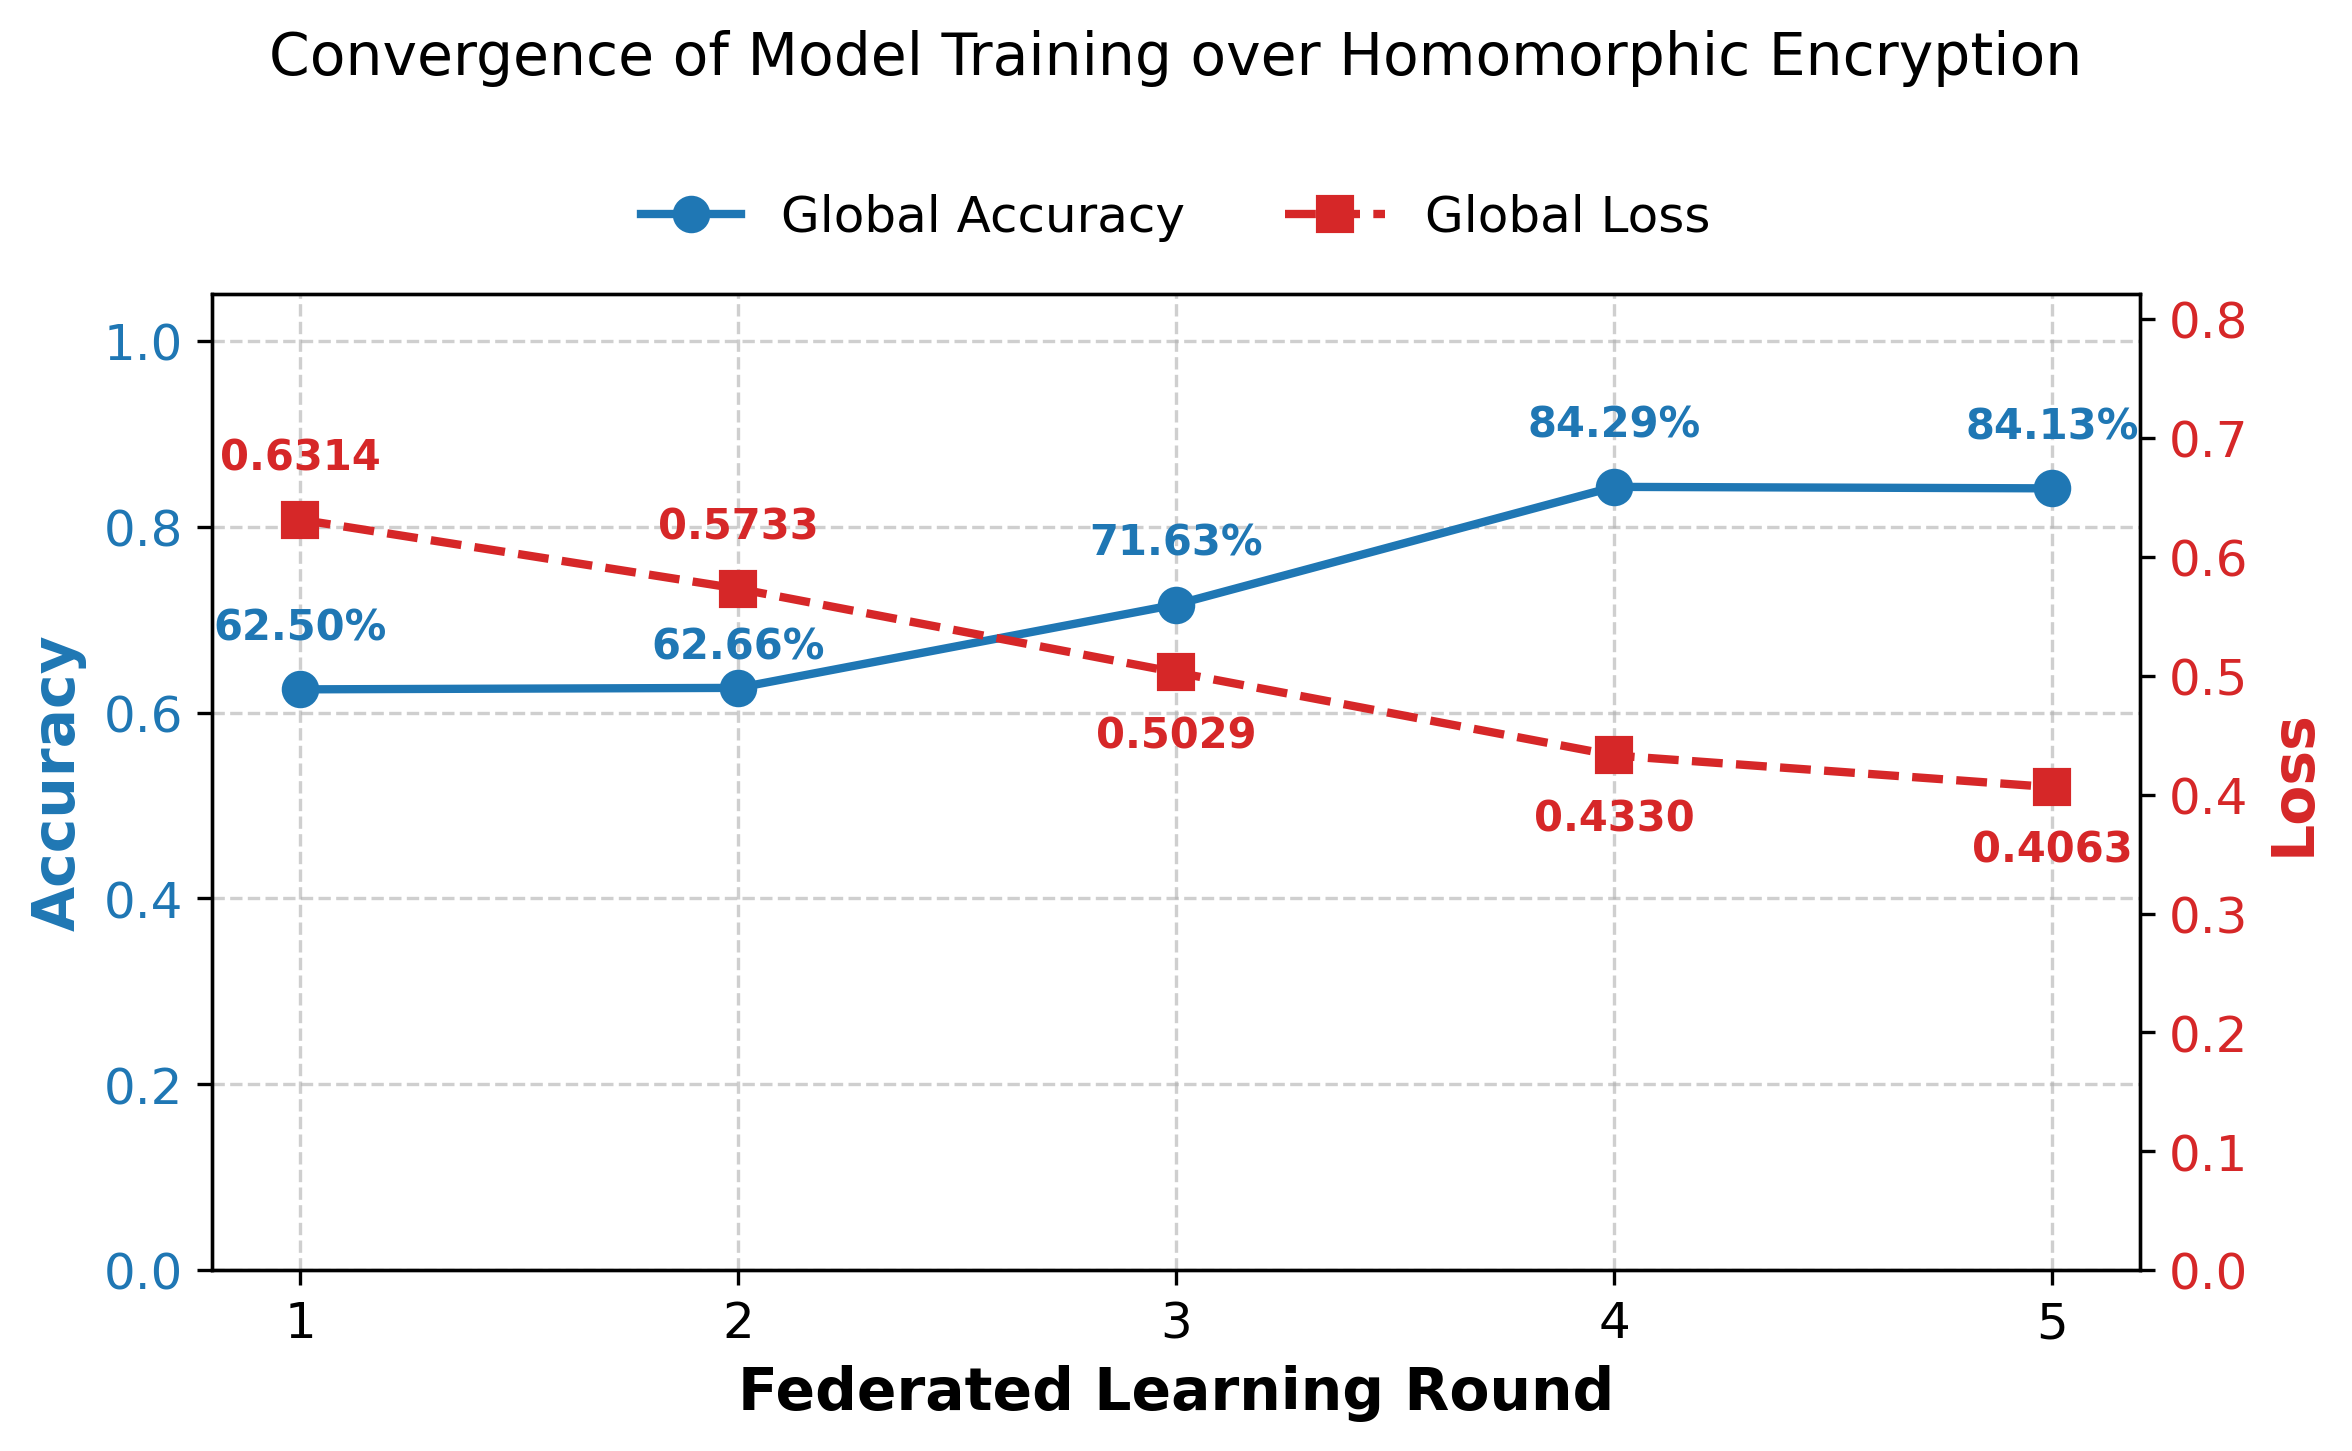

Source code (Python):
import pandas as pd
import matplotlib.pyplot as plt
import matplotlib.ticker as ticker
import os

# 1. Configurações Globais de Estilo
plt.rcParams.update({
    'font.size': 12,
    'font.family': 'sans-serif',
    'axes.labelsize': 14,
    'axes.titlesize': 14,
    'legend.fontsize': 12,
    'xtick.labelsize': 12,
    'ytick.labelsize': 12,
    'figure.autolayout': True
})

CSV_FILE = 'client_ml_metrics.csv'

def generate_convergence_plot():
    print(f"A ler os dados de {CSV_FILE}...")
    
    if not os.path.exists(CSV_FILE):
        print(f"Ficheiro {CSV_FILE} não encontrado!")
        return

    # 2. Carregar e Tratar Dados
    df = pd.read_csv(CSV_FILE)
    df['Hospital_ID'] = df['Hospital_ID'].str.replace('Hospital', 'Client')
    
    round_stats = df.groupby('Ronda').agg({
        'Global_Accuracy': 'mean',
        'Global_Loss': 'mean'
    }).reset_index()

    # 3. Criar a Figura com Eixo Y Duplo
    fig, ax1 = plt.subplots(figsize=(8, 5))
    x_rounds = round_stats['Ronda']

    # --- Plot 1: Global Accuracy (Azul, Valores Acima, Percentagem) ---
    color1 = '#1f77b4'
    line1, = ax1.plot(x_rounds, round_stats['Global_Accuracy'], color=color1, marker='o', 
                      linestyle='-', linewidth=2, markersize=8, label='Global Accuracy')
    
    ax1.set_xlabel('Federated Learning Round', fontweight='bold')
    ax1.set_ylabel('Accuracy', color=color1, fontweight='bold')
    ax1.tick_params(axis='y', labelcolor=color1)
    ax1.set_ylim([0.0, 1.05]) # Limite 0 a 100%
    ax1.xaxis.set_major_locator(ticker.MaxNLocator(integer=True))
    ax1.grid(True, linestyle='--', alpha=0.6)

    # Inserir o texto da percentagem em cada ponto
    for i, acc in enumerate(round_stats['Global_Accuracy']):
        ronda = x_rounds.iloc[i]
        y_offset = 7 if ronda == 2 else 12
        
        ax1.annotate(f"{acc*100:.2f}%", 
                     (ronda, acc), 
                     textcoords="offset points", 
                     xytext=(0, y_offset), 
                     ha='center', 
                     fontsize=10, 
                     color=color1,
                     fontweight='bold')

    # --- Plot 2: Global Loss (Vermelho, Valores Abaixo, Decimal) ---
    ax2 = ax1.twinx()  
    color2 = '#d62728'
    line2, = ax2.plot(x_rounds, round_stats['Global_Loss'], color=color2, marker='s', 
                      linestyle='--', linewidth=2, markersize=8, label='Global Loss')
    
    ax2.set_ylabel('Loss', color=color2, fontweight='bold')
    ax2.tick_params(axis='y', labelcolor=color2)
    
    # Limite aumentado (x 1.3) para dar espaço para o texto respirar
    max_loss = round_stats['Global_Loss'].max()
    ax2.set_ylim([0.0, max_loss * 1.3])

    # Inserir o texto decimal da Loss em cada ponto
    for i, loss in enumerate(round_stats['Global_Loss']):
        ronda = x_rounds.iloc[i]
        
        if ronda in [1, 2]:
            y_offset = 12  # Para cima do ponto
        else:
            y_offset = -18

        ax2.annotate(f"{loss:.4f}", 
                     (ronda, loss), 
                     textcoords="offset points", 
                     xytext=(0, y_offset), 
                     ha='center', 
                     fontsize=10, 
                     color=color2,
                     fontweight='bold')

    # 4. Legenda e Título Organizados
    # Mover a legenda para fora do gráfico (no topo)
    lines = [line1, line2]
    labels = [l.get_label() for l in lines]
    ax1.legend(lines, labels, loc='upper center', bbox_to_anchor=(0.5, 1.15), 
               ncol=2, frameon=False)

    # Subir o título para não colidir com a legenda
    plt.title('Convergence of Model Training over Homomorphic Encryption', y=1.2)

    # 5. Exportar em Alta Resolução
    pdf_filename = 'plot_convergence.pdf'
    png_filename = 'plot_convergence.png'
    
    plt.savefig(pdf_filename, format='pdf', bbox_inches='tight')
    plt.savefig(png_filename, format='png', dpi=300, bbox_inches='tight')
    
    print(f"Gráficos gerados com sucesso: '{pdf_filename}' e '{png_filename}'")

if __name__ == "__main__":
    generate_convergence_plot()
